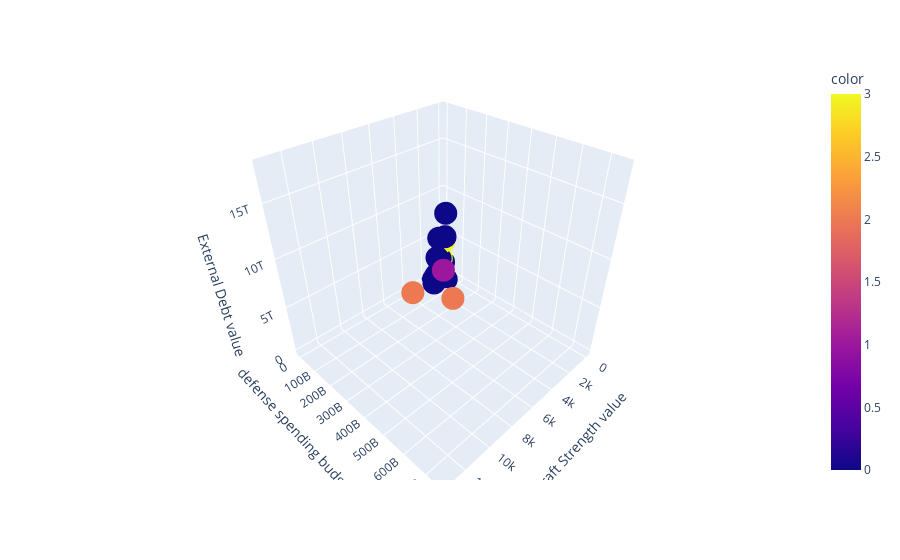

The notebook cell this image was saved under:
### Code cell
fig = px.scatter_3d(x=value_df["Aircraft Strength value"],
                   y=value_df["defense spending budget values"],
                   z=value_df["External Debt value"],
                   color=value_df.cluster,
                   labels = {"x": "Aircraft Strength value",
                             "y": "defense spending budget values",
                             "z": "External Debt value"},
                   hover_name=df["country"])

fig.show()

### Figure 1 — Plotly figure (JSON) as saved in the notebook; plotly's stock layout.template omitted (floating-point values rounded to 4 significant figures; data arrays with more than 128 entries replaced by an {"elided": "..."} marker saying what was removed)
{"data": [{"hovertemplate": "<b>%{hovertext}</b><br><br>Aircraft Strength value=%{x}<br>defense spending budget values=%{y}<br>External Debt value=%{z}<br>color=%{marker.color}<extra></extra>", "hovertext": {"elided": "138 str values"}, "legendgroup": "", "marker": {"color": {"elided": "138 int values"}, "coloraxis": "coloraxis", "symbol": "circle"}, "mode": "markers", "name": "", "scene": "scene", "showlegend": false, "type": "scatter3d", "x": {"elided": "138 int values"}, "y": {"elided": "138 int values"}, "z": {"elided": "138 int values"}}], "layout": {"coloraxis": {"colorbar": {"title": {"text": "color"}}, "colorscale": [[0, "#0d0887"], [0.1111, "#46039f"], [0.2222, "#7201a8"], [0.3333, "#9c179e"], [0.4444, "#bd3786"], [0.5556, "#d8576b"], [0.6667, "#ed7953"], [0.7778, "#fb9f3a"], [0.8889, "#fdca26"], [1, "#f0f921"]]}, "legend": {"tracegroupgap": 0}, "margin": {"t": 60}, "scene": {"domain": {"x": [0, 1], "y": [0, 1]}, "xaxis": {"title": {"text": "Aircraft Strength value"}}, "yaxis": {"title": {"text": "defense spending budget values"}}, "zaxis": {"title": {"text": "External Debt value"}}}}}
